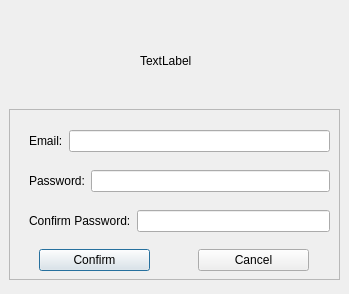
<?xml version="1.0" encoding="UTF-8"?>
<ui version="4.0">
 <class>Dialog</class>
 <widget class="QDialog" name="Dialog">
  <property name="geometry">
   <rect>
    <x>0</x>
    <y>0</y>
    <width>349</width>
    <height>294</height>
   </rect>
  </property>
  <property name="windowTitle">
   <string>Dialog</string>
  </property>
  <widget class="QFrame" name="back">
   <property name="geometry">
    <rect>
     <x>9</x>
     <y>109</y>
     <width>331</width>
     <height>171</height>
    </rect>
   </property>
   <property name="frameShape">
    <enum>QFrame::StyledPanel</enum>
   </property>
   <property name="frameShadow">
    <enum>QFrame::Raised</enum>
   </property>
   <widget class="QPushButton" name="confirm">
    <property name="geometry">
     <rect>
      <x>30</x>
      <y>140</y>
      <width>111</width>
      <height>22</height>
     </rect>
    </property>
    <property name="text">
     <string>Confirm</string>
    </property>
   </widget>
   <widget class="QPushButton" name="cancel">
    <property name="geometry">
     <rect>
      <x>189</x>
      <y>140</y>
      <width>111</width>
      <height>22</height>
     </rect>
    </property>
    <property name="text">
     <string>Cancel</string>
    </property>
   </widget>
   <widget class="QWidget" name="">
    <property name="geometry">
     <rect>
      <x>20</x>
      <y>60</y>
      <width>301</width>
      <height>24</height>
     </rect>
    </property>
    <layout class="QHBoxLayout" name="horizontalLayout">
     <item>
      <widget class="QLabel" name="label_2">
       <property name="text">
        <string>Password:</string>
       </property>
      </widget>
     </item>
     <item>
      <widget class="QLineEdit" name="password_lineEdit"/>
     </item>
    </layout>
   </widget>
   <widget class="QWidget" name="">
    <property name="geometry">
     <rect>
      <x>20</x>
      <y>20</y>
      <width>301</width>
      <height>24</height>
     </rect>
    </property>
    <layout class="QHBoxLayout" name="horizontalLayout_2">
     <item>
      <widget class="QLabel" name="label">
       <property name="text">
        <string>Email:</string>
       </property>
      </widget>
     </item>
     <item>
      <widget class="QLineEdit" name="email_lineEdit"/>
     </item>
    </layout>
   </widget>
   <widget class="QWidget" name="">
    <property name="geometry">
     <rect>
      <x>20</x>
      <y>100</y>
      <width>301</width>
      <height>24</height>
     </rect>
    </property>
    <layout class="QHBoxLayout" name="horizontalLayout_3">
     <item>
      <widget class="QLabel" name="label_3">
       <property name="text">
        <string>Confirm Password:</string>
       </property>
      </widget>
     </item>
     <item>
      <widget class="QLineEdit" name="confirm_lineEdit"/>
     </item>
    </layout>
   </widget>
  </widget>
  <widget class="QLabel" name="label_icon">
   <property name="geometry">
    <rect>
     <x>140</x>
     <y>20</y>
     <width>81</width>
     <height>81</height>
    </rect>
   </property>
   <property name="text">
    <string>TextLabel</string>
   </property>
  </widget>
 </widget>
 <resources/>
 <connections/>
</ui>
